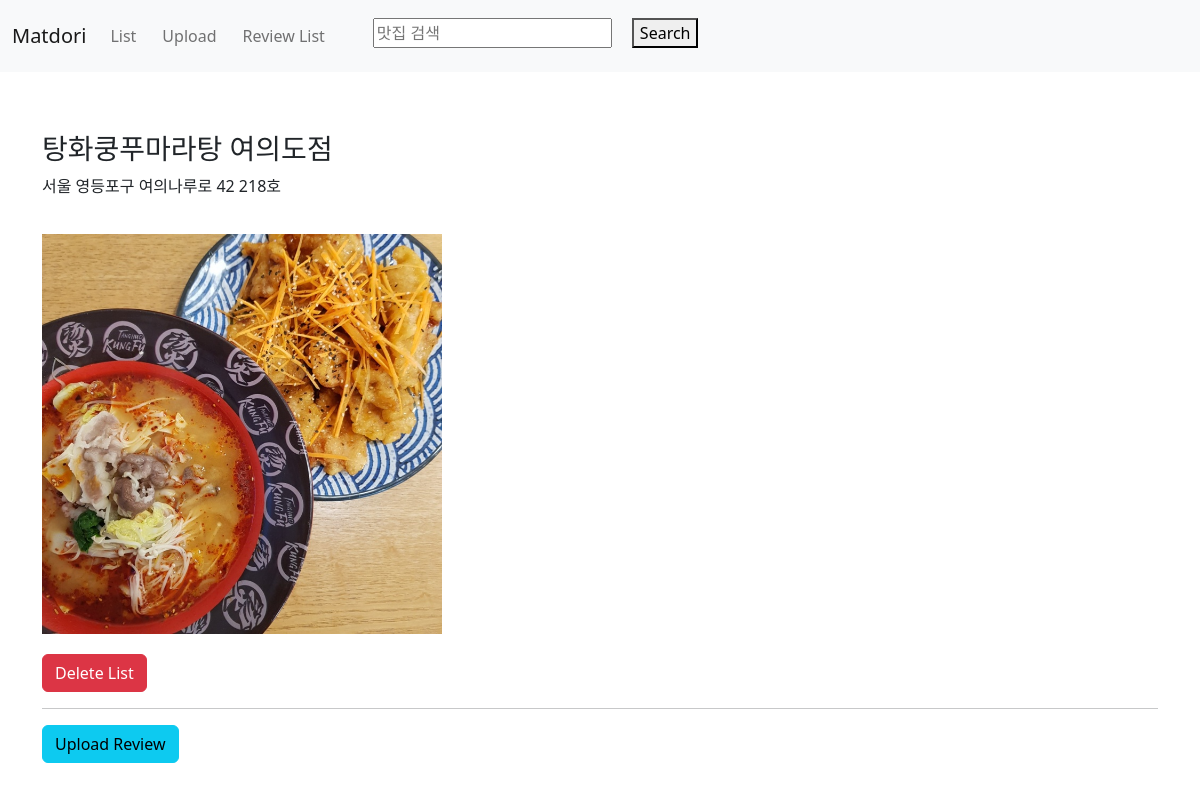
Page /first/restaurant/5/ on the committed database.
### first/models.py (models this page shows)
class Restaurant(models.Model):
    name = models.CharField(max_length=30)
    address = models.CharField(max_length=200)
    password = models.CharField(max_length=20, default=None, null=True) #None을 사용하려면 null값을 true로 설정해야한다.
    photo = models.ImageField(upload_to='%Y/%m/%d', blank=True)
    created_at = models.DateTimeField(auto_now_add=True)
    updated_at = models.DateTimeField(auto_now=True)
    class Meta:
        ordering = ['-id']

### first/views.py (the view)
# urls.py: path('restaurant/<int:id>/', views.detail, name="restaurant-detail"),
def detail(request, id):
    if id is not None:
        item = get_object_or_404(Restaurant, pk=id)
        reviews = Review.objects.filter(restaurant=item).all()
        return render(request, 'first/detail.html', {'item' : item, 'reviews' : reviews})
    return HttpResponseRedirect('/first/list/')

### first/templates/first/detail.html (shortened to what this page needs)
{% extends 'first/base.html' %} {% load static %} {% block content %}
<div class="container">
  <div class="row">
    <div class="col-sm-12" style="margin-top: 20px">
      <h3>{{item.name}}</h3>
      <p>{{item.address}}</p>
      {% if item.photo %}
      <img src="{{ item.photo.url }}">
      {% endif %}
      <p>
        <a href="{% url 'restaurant-delete' id=item.id%}">
          <button class="btn btn-danger">Delete List</button>
        </a>
      </p>
      <hr />
      <p>
        <a href="{% url 'review-create' restaurant_id=item.id %}">
          <button class="btn btn-info">Upload Review</button>
        </a>
      </p>
    </div>
  </div>
</div>
{% endblock %}

### first/static/first/styles.css (style rules this page uses)
body>div.container>div>div>img { width: 400px; margin: 20px 0px; }

### rows in the picture
Restaurant: name "탕화쿵푸마라탕 여의도점", address "서울 영등포구 여의나루로 42 218호", photo (picture)
